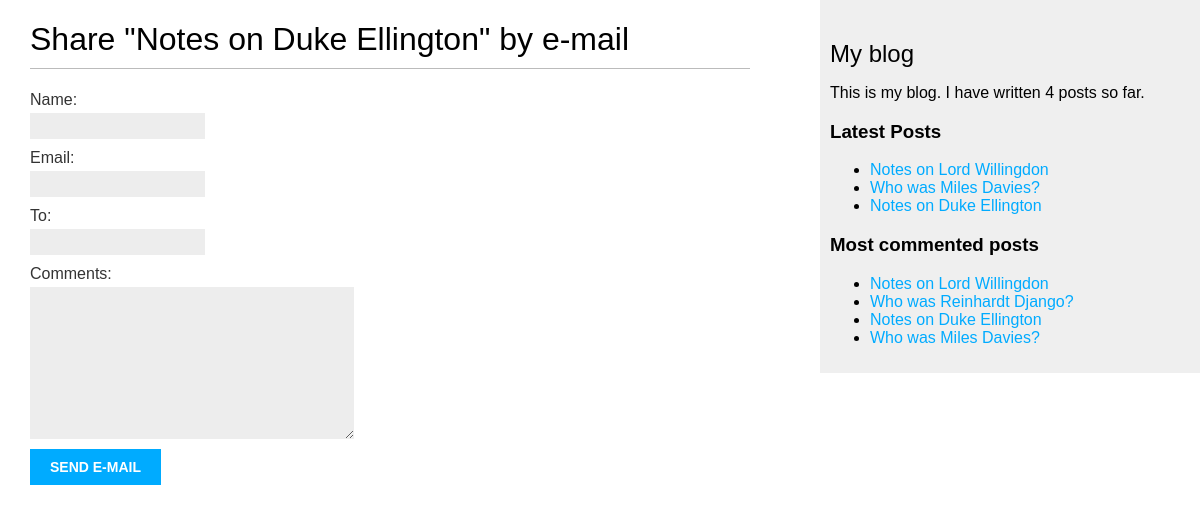
The app's page /blog/4/share/, older data.
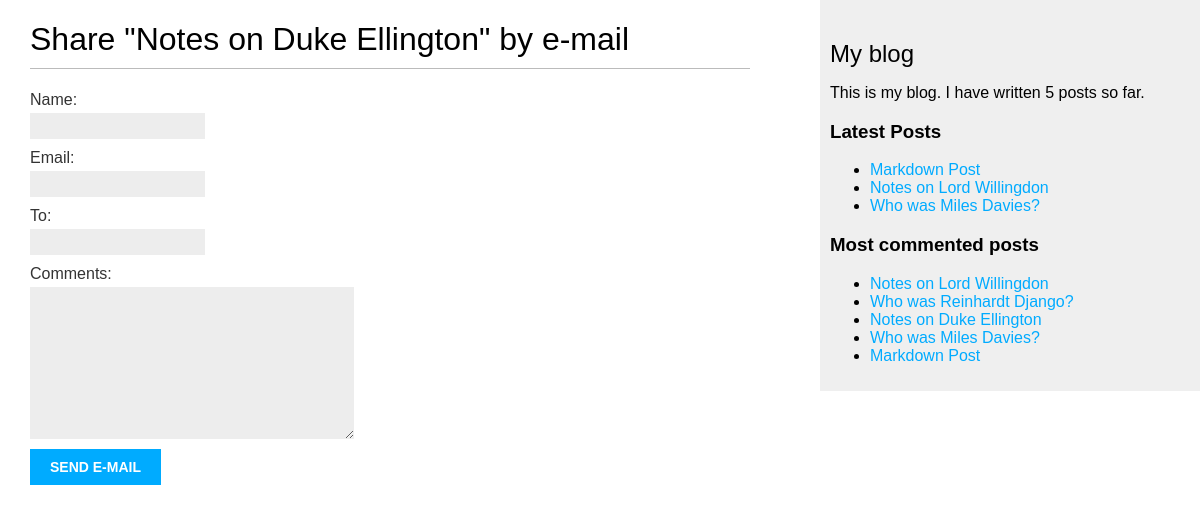
The same page, newer data.
### blog/models.py (models this page shows, shortened)
class Post(models.Model):
    class Status(models.TextChoices):
        DRAFT = 'DF', 'Draft'
        PUBLISHED = 'PB', 'Published'
    title = models.CharField(max_length=200)
    slug = models.SlugField(max_length=200, unique_for_date='publish')
    author = models.ForeignKey(
        settings.AUTH_USER_MODEL,
        on_delete=models.CASCADE,
        related_name='blog_posts',
    )
    body = models.TextField()
    publish = models.DateTimeField(default=timezone.now)
    created = models.DateTimeField(auto_now_add=True)
    updated = models.DateTimeField(auto_now=True)
    status = models.CharField(
        max_length=2,
        choices=Status,
        default=Status.DRAFT,
    )
    objects = models.Manager() # The Default Manager
    published = PublishedManager() # Custom Manager
    draft = DraftManager()
    tags = TaggableManager()
    class Meta:
        ordering = ['-publish']
        indexes = [
            models.Index(fields=['-publish']),
        ]
    def get_absolute_url(self):
        return reverse('blog:post_detail',
                       args=[
                           self.publish.year,
                           self.publish.month,
                           self.publish.day,
                           self.slug])

### blog/views.py (the view)
# urls.py: path('<int:post_id>/share/', views.post_share, name='post_share'),
def post_share(request, post_id):
    post = get_object_or_404(
        Post,
        id=post_id,
        status=Post.Status.PUBLISHED
    )
    sent = False
    if request.method == "POST":
        form = EmailPostForm(request.POST)
        if form.is_valid():
            cd = form.cleaned_data
            post_url = request.build_absolute_uri(
                post.get_absolute_url()
            )
            subject = (
                f"{cd['name']} ({cd['email']})"
                f"recommends you read {post.title}"
            )
            message = (
                f"Read {post.title} at {post_url}\n\n"
                f"{cd['name']}\'s comments: {cd['comments']}"
            )
            send_mail(
                subject=subject,
                message=message,
                from_email=None,
                recipient_list=[cd['to']],
            )
            sent = True
    else:
        form = EmailPostForm()
    return render(
        request,
        'blog/post/share.html',
        {'post': post, 'form': form, 'sent': sent}
    )

### blog/forms.py
class EmailPostForm(forms.Form):
    name = forms.CharField(label='Name', max_length=25)
    email = forms.EmailField(label='Email')
    to = forms.EmailField()
    comments = forms.CharField(
        widget=forms.Textarea,
        required=False)

### blog/models.py (called while the page is built)
    def get_queryset(self):
        return(
            super().get_queryset().filter(status=Post.Status.PUBLISHED)
        )

### blog/templatetags/blog_tags.py (called while the page is built)
@register.simple_tag
def total_posts():
    return Post.objects.count()

@register.inclusion_tag('blog/post/latest_posts.html')
def show_latest_posts(count=5):
    latest_posts = Post.objects.order_by('-publish')[:count]
    return {'latest_posts': latest_posts}

@register.simple_tag
def get_most_commented_posts(count=5):
    return Post.published.annotate(
        total_comments=Count('comments')
    ).order_by('-total_comments')[:count]

### blog/templates/blog/post/share.html (shortened to what this page needs)
{% extends "blog/base.html" %}
{% block content %}
  {% if sent %}
    <h1>E-mail successfully sent</h1>
    <p>
      "{{ post.title }}" was successfully sent to {{ form.cleaned_data.to }}.
    </p>
  {% else %}
    <h1>Share "{{ post.title }}" by e-mail</h1>
    <form method="post" novalidate>
      {{ form.as_p }}
      <input type="submit" value="Send e-mail">
    </form>
  {% endif %}
{% endblock %}

### blog/templates/blog/base.html (shortened to what this page needs)
{% load blog_tags %}
{% load static %}
<!DOCTYPE html>
<html>
<head>
  <link href="{% static "css/blog.css" %}" rel="stylesheet">
</head>
<body>
  <div id="content">
    {% block content %}
    {% endblock %}
  </div>
  <div id="sidebar">
    <h2>My blog</h2>
    <p>This is my blog. I have written {% total_posts %} posts so far.
    </p>
      <h3>Latest Posts</h3>
      {% show_latest_posts 3 %}
      <h3>Most commented posts</h3>
      {% get_most_commented_posts as most_commented_posts %}
      <ul>
          {% for post in most_commented_posts %}
          <li>
              <a href="{{ post.get_absolute_url }}">{{ post.title }}</a>
          </li>
          {% endfor %}
      </ul>
  </div>
</body>
</html>

### blog/templates/blog/post/latest_posts.html
<ul>
  {% for post in latest_posts %}
    <li>
      <a href="{{ post.get_absolute_url }}">{{ post.title }}</a>
    </li>
  {% endfor %}
</ul>

Row changes from the older to the newer data that the page shows:
no longer on one of the page's lists (row unchanged): Post: title "Notes on Duke Ellington"
added Post: title "Markdown Post"
Text that changed along with them:
text no longer shown: "4"
text now shown: "5"
